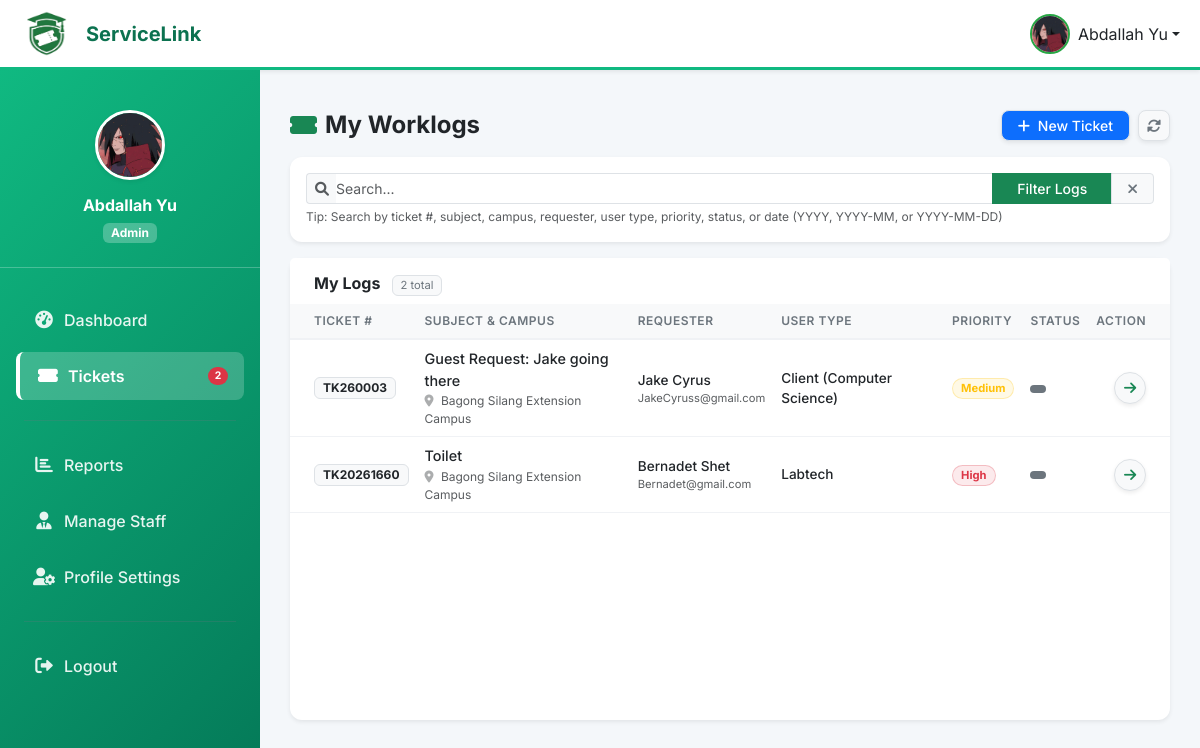
Page /department/tickets.php (signed in) on the committed database.
### tables this page shows
CREATE TABLE `users` (
  `id` int(11) NOT NULL,
  `user_number` varchar(20) DEFAULT NULL,
  `first_name` varchar(100) NOT NULL,
  `last_name` varchar(100) NOT NULL,
  `email` varchar(255) NOT NULL,
  `phone_number` varchar(20) DEFAULT NULL,
  `password_hash` varchar(255) DEFAULT NULL,
  `google_id` varchar(255) DEFAULT NULL,
  `role` enum('admin','department_admin','staff','user') DEFAULT 'user',
  `user_type` varchar(50) DEFAULT NULL COMMENT 'For staff: MIS, Labtech, Utility, Maintenance',
  `department_id` int(11) DEFAULT NULL,
  `campus_id` int(11) DEFAULT NULL,
  `year_level` enum('1st Year','2nd Year','3rd Year','4th Year','5th Year','Graduate','Faculty','Staff') DEFAULT '1st Year',
  `profile_picture` varchar(255) DEFAULT NULL,
  `is_active` tinyint(1) DEFAULT 1,
  `email_verified` tinyint(1) DEFAULT 0,
  `created_at` timestamp NOT NULL DEFAULT current_timestamp(),
  `updated_at` timestamp NOT NULL DEFAULT current_timestamp() ON UPDATE current_timestamp()
);

CREATE TABLE `tickets` (
  `id` int(11) NOT NULL,
  `ticket_number` varchar(20) NOT NULL,
  `title` varchar(255) NOT NULL,
  `description` text NOT NULL,
  `recommendations` text DEFAULT NULL,
  `category_id` int(11) DEFAULT NULL,
  `subcategory_id` int(11) DEFAULT NULL,
  `location_id` int(11) DEFAULT NULL,
  `priority` enum('low','medium','high','emergency') DEFAULT 'low',
  `status` enum('pending','in_progress','resolved','unresolved') DEFAULT 'pending',
  `resolution_type` enum('online','onsite') DEFAULT NULL,
  `estimated_days_to_solve` int(11) DEFAULT NULL,
  `requester_id` int(11) DEFAULT NULL,
  `assigned_to` int(11) DEFAULT NULL,
  `department_id` int(11) DEFAULT NULL,
  `ai_analysis` text DEFAULT NULL,
  `resolution` text DEFAULT NULL,
  `satisfaction_rating` int(11) DEFAULT NULL CHECK (`satisfaction_rating` >= 1 and `satisfaction_rating` <= 5),
  `satisfaction_feedback` text DEFAULT NULL,
  `created_at` timestamp NOT NULL DEFAULT current_timestamp(),
  `updated_at` timestamp NOT NULL DEFAULT current_timestamp() ON UPDATE current_timestamp(),
  `resolved_at` timestamp NULL DEFAULT NULL,
  `closed_at` timestamp NULL DEFAULT NULL,
  `is_client` tinyint(1) DEFAULT 0,
  `client_name` varchar(255) DEFAULT NULL,
  `client_email` varchar(255) DEFAULT NULL,
  `client_department` varchar(255) DEFAULT NULL,
  `tracking_code` varchar(20) DEFAULT NULL,
  `guest_campus` varchar(255) DEFAULT NULL,
  `guest_room` varchar(100) DEFAULT NULL,
  `guest_contact_info` text DEFAULT NULL
);

### department/tickets.php (the view, shortened to what the rows shown need)
<?php
require_once '../config/database.php';
require_once '../includes/functions.php';
$user_id = $_SESSION['user_id'];
try {
    $stmtCampus = $pdo->prepare("SELECT campus_id FROM users WHERE id = ?");
    $stmtCampus->execute([$user_id]);
    $admin_campus_id = $stmtCampus->fetchColumn();
} catch (PDOException $e) {
    $staff_members = [];
    $categories = [];
    $admin_campus_id = null;
}
$page = max(1, intval($_GET['page'] ?? 1));
$per_page = 10;
$offset = ($page - 1) * $per_page;
$where_conditions = ["(u.campus_id = ? OR NULLIF(t.guest_campus,'') = ?)"];
$params = [$admin_campus_id, $admin_campus_id];
$where_clause = 'WHERE ' . implode(' AND ', $where_conditions);
$tickets = [];
try {
    $stmt = $pdo->prepare("
        SELECT t.*,
               CASE
                   WHEN t.is_client = 1 THEN t.client_name
                   ELSE CONCAT(u.first_name, ' ', u.last_name)
               END as requester_name,
               CASE
                   WHEN t.is_client = 1 THEN t.client_email
                   ELSE u.email
               END as requester_email,
               CASE
                   WHEN t.is_client = 1 THEN CONCAT('Client (', t.client_department, ')')
                   ELSE u.user_type
               END as requester_user_type,
               sc.name as category_name,
               COALESCE(gc.name, c.name) as campus_name,
               CONCAT(staff.first_name, ' ', staff.last_name) as assigned_staff_name
        FROM tickets t
        LEFT JOIN users u ON t.requester_id = u.id
        LEFT JOIN campuses c  ON u.campus_id = c.id
        LEFT JOIN campuses gc ON NULLIF(t.guest_campus,'') = gc.id
        LEFT JOIN service_categories sc ON t.category_id = sc.id
        LEFT JOIN users staff ON t.assigned_to = staff.id
        $where_clause
        ORDER BY t.created_at DESC
        LIMIT $per_page OFFSET $offset
    ");
    $stmt->execute($params);
    $tickets = $stmt->fetchAll();
} catch (PDOException $e) {
    $tickets = [];
}
?>
<!DOCTYPE html>
<html lang="en">
<head>
    <link href="https://cdn.jsdelivr.net/npm/bootstrap@5.3.0/dist/css/bootstrap.min.css" rel="stylesheet">
    <link href="https://cdnjs.cloudflare.com/ajax/libs/font-awesome/6.0.0/css/all.min.css" rel="stylesheet">
</head>
<body>
    <?php include '../includes/top_nav.php'; ?>
    <div class="container-fluid p-0">
        <?php include '../includes/sidebar.php'; ?>
        <main class="dashboard-content">
            <div class="d-flex justify-content-between align-items-center mb-3 flex-shrink-0">
                <h1 class="h4 fw-bold text-dark mb-0 d-flex align-items-center">
                    <i class="fas fa-ticket-alt text-success me-2"></i>
                    My Worklogs
                </h1>
            </div>
            <div class="card border-0 shadow-sm flex-grow-1 d-flex flex-column min-vh-0">
                <div class="card-body p-0 d-flex flex-column min-vh-0">
                    <div class="table-container w-100 custom-scrollbar">
                        <table class="table table-custom mb-0">
                            <thead>
                                <tr>
                                    <th class="ps-4">Ticket #</th>
                                    <th>Subject & Campus</th>
                                    <th>Requester</th>
                                    <th>User Type</th>
                                    <th>Priority</th>
                                    <th>Status</th>
                                    <th class="text-end pe-4">Action</th>
                                </tr>
                            </thead>
                            <tbody>
                                <?php if (empty($tickets)): ?>
                                    <tr>
                                        <td colspan="7" class="text-center py-5">
                                            <i class="fas fa-inbox fa-3x text-muted mb-3 opacity-50"></i>
                                            <p class="text-muted mb-0 small">No logs found matching your search.</p>
                                        </td>
                                    </tr>
                                <?php else: ?>
                                    <?php foreach ($tickets as $ticket): ?>
                                        <tr>
                                            <td class="ps-4">
                                                <span class="badge bg-light text-dark border px-2 py-1" style="font-size: 0.75rem;">
                                                    <?php echo htmlspecialchars($ticket['ticket_number']); ?>
                                                </span>
                                            </td>
                                            <td>
                                                <div class="fw-medium text-dark" style="font-size: 0.9rem;">
                                                    <?php echo htmlspecialchars(substr($ticket['title'], 0, 45)); ?>
                                                </div>
                                                <div class="text-muted" style="font-size: 0.75rem; margin-top: 1px;">
                                                    <i class="fas fa-map-marker-alt me-1 opacity-50"></i>
                                                    <?php echo htmlspecialchars($ticket['campus_name'] ?? 'N/A'); ?>
                                                </div>
                                            </td>
                                            <td>
                                                <div class="fw-medium text-dark" style="font-size: 0.85rem;"><?php echo htmlspecialchars($ticket['requester_name']); ?></div>
                                                <div class="text-muted" style="font-size: 0.7rem;"><?php echo htmlspecialchars($ticket['requester_email']); ?></div>
                                            </td>
                                            <td>
                                                <span class="text-dark fw-medium" style="font-size: 0.85rem;">
                                                    <?php echo htmlspecialchars($ticket['requester_user_type'] ?? 'N/A'); ?>
                                                </span>
                                            </td>
                                            <td>
                                                <span class="badge bg-<?php echo getPriorityColor($ticket['priority']); ?> bg-opacity-10 text-<?php echo getPriorityColor($ticket['priority']); ?> border border-<?php echo getPriorityColor($ticket['priority']); ?> border-opacity-25 rounded-pill px-2" style="font-size: 0.7rem;">
                                                    <?php echo ucfirst($ticket['priority']); ?>
                                                </span>
                                            </td>
                                            <td>
                                                <span class="badge bg-<?php echo getStatusColor($ticket['status']); ?> rounded-pill px-2 py-1" style="font-size: 0.7rem;">
                                                </span>
                                            </td>
                                            <td class="text-end pe-4">
                                                <a href="view.php?id=<?php echo $ticket['id']; ?>" class="btn btn-sm btn-light text-success border shadow-sm rounded-circle" style="width: 32px; height: 32px; padding: 0; line-height: 30px;" title="Review Ticket">
                                                    <i class="fas fa-arrow-right"></i>
                                                </a>
                                            </td>
                                        </tr>
                                    <?php endforeach; ?>
                                <?php endif; ?>
                            </tbody>
                        </table>
                    </div>
                </div>
            </div>
        </main>
    </div>
</body>
</html>

### includes/top_nav.php (shortened to what the rows shown need)
<?php
$current_dir = basename(dirname($_SERVER['PHP_SELF']));
$base_path = '';
if ($current_dir == 'admin' || $current_dir == 'department' || $current_dir == 'staff' || $current_dir == 'student') {
    $base_path = '../';
}
$user_profile_picture = null;
if (isset($pdo) && isset($_SESSION['user_id'])) {
    try {
        $stmt = $pdo->prepare("SELECT profile_picture FROM users WHERE id = ?");
        $stmt->execute([$_SESSION['user_id']]);
        $result = $stmt->fetch(PDO::FETCH_ASSOC);
        if ($result && !empty($result['profile_picture'])) {
            $user_profile_picture = $result['profile_picture'];
        }
    } catch (Exception $e) {
        $user_profile_picture = null;
    }
}
?>
<nav class="navbar navbar-expand-lg navbar-light bg-white shadow-sm" style="border-bottom: 3px solid #10b981;">
    <div class="container-fluid">
        <div class="navbar-nav ms-auto d-none d-md-flex">
            <div class="nav-item dropdown">
                <a class="nav-link dropdown-toggle d-flex align-items-center text-dark" href="#" id="userDropdown" role="button" data-bs-toggle="dropdown" aria-expanded="false">
                    <?php if (!empty($user_profile_picture) && file_exists($base_path . $user_profile_picture)): ?>
                        <img src="<?php echo $base_path . htmlspecialchars($user_profile_picture); ?>"
                            alt="Profile" class="rounded-circle me-2"
                            style="width: 40px; height: 40px; object-fit: cover; border: 2px solid #28a745;">
                    <?php endif; ?>
                    <span><?php echo htmlspecialchars($_SESSION['user_name']); ?></span>
                </a>
            </div>
        </div>
    </div>
</nav>

### includes/sidebar.php (shortened to what the rows shown need)
<?php
$current_dir  = basename(dirname($_SERVER['PHP_SELF']));
?>
<nav id="sidebarMenu" class="dashboard-sidebar">
    <div class="pt-3 pb-5">
        <div class="text-center mb-4 p-4 border-bottom border-light border-opacity-25">
            <div class="mb-3 position-relative d-inline-block">
                <?php
                $profile_picture = null;
                try {
                    $sPic = $pdo->prepare("SELECT profile_picture FROM users WHERE id = ?");
                    $sPic->execute([$_SESSION['user_id']]);
                    $profile_picture = $sPic->fetch()['profile_picture'] ?? null;
                } catch (PDOException $e) {
                    $profile_picture = $_SESSION['profile_picture'] ?? null;
                }
                $pic_prefix = in_array($current_dir, ['admin', 'department', 'staff', 'student']) ? '../' : '';
                if ($profile_picture): ?>
                    <img src="<?php echo $pic_prefix . htmlspecialchars($profile_picture); ?>"
                        alt="Profile" class="rounded-circle shadow-sm"
                        style="width:70px;height:70px;object-fit:cover;border:3px solid #fff;">
                <?php endif; ?>
            </div>
        </div>
    </div>
</nav>

### rows in the picture
users: profile_picture (picture)
tickets: ticket_number "TK260003", title "Guest Request: Jake going there", campus_name "Bagong Silang Extension Campus", requester_name "Jake Cyrus", requester_email "JakeCyruss@gmail.com", requester_user_type "Client (Computer Science)", priority "Medium"
tickets: ticket_number "TK20261660", title "Toilet", campus_name "Bagong Silang Extension Campus", requester_name "Bernadet Shet", requester_email "Bernadet@gmail.com", requester_user_type "Labtech", priority "High"

### other values in the picture
$_SESSION['user_name'] "Abdallah Yu"
getRoleDisplayName($role) "Admin"
$_sb_badge "2"
$total_tickets "2"
